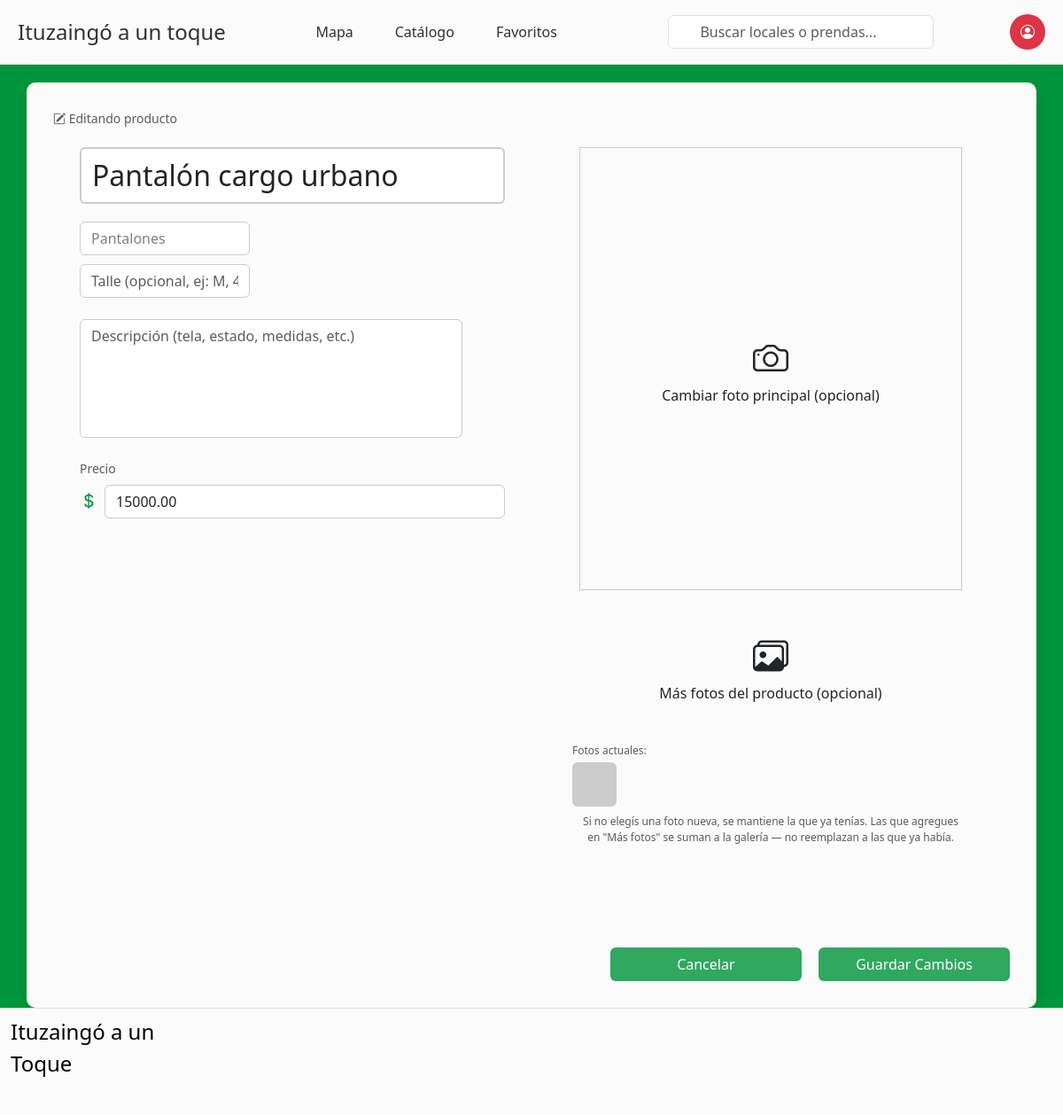
The app's page /index.php?pagina=subir-producto&id=3 (signed in) with its own data.
### tables this page shows
CREATE TABLE `productos` (
  `id` int(11) NOT NULL,
  `local_id` int(11) NOT NULL,
  `nombre_producto` varchar(100) NOT NULL,
  `descripcion` text DEFAULT NULL,
  `talle` varchar(30) DEFAULT NULL,
  `precio` decimal(10,2) NOT NULL,
  `categoria_id` int(11) DEFAULT NULL,
  `creado_en` timestamp NOT NULL DEFAULT current_timestamp()
);

CREATE TABLE `categorias_producto` (
  `id` int(11) NOT NULL,
  `nombre` varchar(50) NOT NULL
);

### productos.php (the view, shortened to what this page needs)
<?php
include 'conexion.php';
$categorias_res = $conexion->query("SELECT id, nombre FROM categorias_producto ORDER BY nombre ASC");
$categorias = [];
while ($cat = $categorias_res->fetch_assoc()) {
    $categorias[] = $cat;
}
$modoEdicion = false;
$producto = null;
$imagenesExistentes = [];
if (isset($_GET['id'])) {
    $producto_id_editar = (int) $_GET['id'];
    $sqlProd = "SELECT p.* FROM productos p
                INNER JOIN locales l ON p.local_id = l.id
                WHERE p.id = ? AND l.usuario_id = ?";
    $stmtProd = $conexion->prepare($sqlProd);
    $stmtProd->bind_param("ii", $producto_id_editar, $_SESSION['usuario_id']);
    $stmtProd->execute();
    $producto = $stmtProd->get_result()->fetch_assoc();
    $modoEdicion = true;
    $sqlImg = "SELECT ruta FROM imagenes_producto WHERE producto_id = ? ORDER BY orden ASC";
    $stmtImg = $conexion->prepare($sqlImg);
    $stmtImg->bind_param("i", $producto['id']);
    $stmtImg->execute();
    $resImg = $stmtImg->get_result();
    while ($fila = $resImg->fetch_assoc()) {
        $imagenesExistentes[] = $fila['ruta'];
    }
}
?>
<div class="caja-local-prenda">
    <?php if ($modoEdicion): ?>
        <p class="text-muted mb-2" style="font-size: 14px;">
            <i class="bi bi-pencil-square"></i> Editando producto
        </p>
    <?php endif; ?>
    <form id="form-subir-producto" action="guardar_producto.php" method="POST"
          enctype="multipart/form-data"
          data-ajax-modal="modalResultadoProducto"
          data-modo-edicion="<?php echo $modoEdicion ? '1' : '0'; ?>"
          data-titulo-exito-nuevo="¡Producto subido con éxito!"
          data-titulo-exito-edicion="¡Cambios guardados!">
        <div class="superior">
            <div class="caja1">
                <div id="nombre-local" class="d-flex align-items-center gap-3">
                    <input type="text" id="nombre_producto" name="nombre_producto"
                           class="form-control" style="font-size: 32px; border: 2px solid #ccc;"
                           placeholder="Nombre del producto"
                           value="<?php echo $producto ? htmlspecialchars($producto['nombre_producto']) : ''; ?>"
                           required>
                </div>
                <div id="direccion-local" style="margin-bottom: 10px;">
                    <select id="categoria_id" name="categoria_id"
                            class="form-control" style="border: 1px solid #ccc; color: gray;" required>
                        <?php foreach ($categorias as $cat): ?>
                            <option value="<?php echo $cat['id']; ?>"
                                <?php echo ($producto && (int) $producto['categoria_id'] === (int) $cat['id']) ? 'selected' : ''; ?>>
                                <?php echo htmlspecialchars($cat['nombre']); ?>
                            </option>
                        <?php endforeach; ?>
                    </select>
                </div>
                <div id="entre-calles">
                    <input type="text" id="talle" name="talle"
                           class="form-control" style="border: 1px solid #ccc; color: gray;"
                           placeholder="Talle (opcional, ej: M, 42, único)"
                           value="<?php echo $producto ? htmlspecialchars($producto['talle'] ?? '') : ''; ?>">
                </div>
                <div id="descripcion-local">
                    <textarea id="descripcion" name="descripcion" rows="5"
                              class="form-control" style="border: 1px solid #ccc; resize: none;"
                              placeholder="Descripción (tela, estado, medidas, etc.)"><?php echo $producto ? htmlspecialchars($producto['descripcion'] ?? '') : ''; ?></textarea>
                </div>
                <div id="redes-sociales" class="mt-3">
                    <p class="mb-2 text-muted" style="font-size: 14px;">Precio</p>
                    <div class="d-flex align-items-center gap-2 mb-2">
                        <i class="bi bi-currency-dollar" style="font-size: 20px; color: #00953c;"></i>
                        <input type="number" id="precio" name="precio" step="0.01"
                               class="form-control" style="border: 1px solid #ccc;"
                               placeholder="Precio ($)"
                               value="<?php echo $producto ? htmlspecialchars($producto['precio']) : ''; ?>"
                               required>
                    </div>
                </div>
            </div>
            <div class="caja2">
                <div id="imagen-local-prenda" class="d-flex align-items-center justify-content-center">
                    <label for="imagen" style="cursor: pointer; text-align: center; padding: 20px;">
                        <i class="bi bi-camera" style="font-size: 40px;"></i>
                        <p class="mb-0"><?php echo $modoEdicion ? 'Cambiar foto principal (opcional)' : 'Foto principal del producto'; ?></p>
                    </label>
                </div>
                <div id="mas-imagenes-local" class="d-flex align-items-center justify-content-center">
                    <label for="imagenes_adicionales" style="cursor: pointer; text-align: center; padding: 20px;">
                        <i class="bi bi-images" style="font-size: 40px;"></i>
                        <p class="mb-0">Más fotos del producto (opcional)</p>
                    </label>
                </div>
                <?php if ($modoEdicion && count($imagenesExistentes) > 0): ?>
                    <div class="w-100 px-3">
                        <p class="text-muted mb-1" style="font-size: 12px;">Fotos actuales:</p>
                        <div class="d-flex gap-2 flex-wrap mb-2">
                            <?php foreach ($imagenesExistentes as $ruta): ?>
                                <img src="<?php echo htmlspecialchars($ruta); ?>"
                                     style="width: 50px; height: 50px; object-fit: cover; border-radius: 6px;">
                            <?php endforeach; ?>
                        </div>
                    </div>
                <?php endif; ?>
                <p class="text-muted" style="font-size: 12px; padding: 0 20px; text-align: center;">
                    <?php if ($modoEdicion): ?>
                        Si no elegís una foto nueva, se mantiene la que ya tenías. Las que agregues en
                        "Más fotos" se suman a la galería — no reemplazan a las que ya había.
                    <?php endif; ?>
                </p>
            </div>
        </div>
        <div style="text-align: right; margin-top: 15px;">
            <a href="<?php echo $modoEdicion ? 'index.php?pagina=mis-productos' : 'index.php'; ?>"
               class="enlace-interno btn boton text-decoration-none" style="margin-right: 15px;">
                <?php echo $modoEdicion ? 'Cancelar' : 'Volver al catálogo'; ?>
            </a>
            <button type="submit" class="btn d-inline-block text-center boton">
                <?php echo $modoEdicion ? 'Guardar Cambios' : 'Subir Producto'; ?>
            </button>
        </div>
    </form>
</div>

### style.css (style rules this page uses)
* { box-sizing: border-box; }
html, body { margin: 0; padding: 0; }
body { background:#00953c; display: flex; flex-direction: column; min-height: 100vh; }
:root { --alto-header: 73px; }
.caja-local-prenda { background-color: #fbfbfb; margin-top:0; max-width: 95%; min-height: 40%; padding: 30px; border-radius: 10px; box-shadow: 0 4px 15px rgba(0,0,0,0.1); margin:auto; margin-top: 20px; }
.superior { display:flex; justify-content:space-between; flex-direction:row; margin-top:2%; }
.caja1 { max-width: 100%; min-height: 40%; padding: 0px 30px 30px; flex: 1; }
.caja2 { max-width: 100%; min-height: 40%; padding: 0% 30px 30px; flex: 1; display:flex; flex-direction:column; align-items:center; }
#nombre-local { width: 100%; margin-bottom:20px; }
#direccion-local { width: 40%; color:gray; }
#entre-calles { width: 40%; margin-bottom:5%; color:gray; }
#descripcion-local { width: 90%; margin-bottom:5%; }
#imagen-local-prenda { border: 1px solid #ccc; width: 90%; height: 500px; margin-bottom: 5%; }
#mas-imagenes-prenda, #mas-imagenes-local { display: flex; gap: 10px; width: 90%; flex-wrap: wrap; margin-bottom: 5%; }
.boton { margin-top:5%; background-color: #00953cce; width: 20%; color:rgb(255, 255, 255); }

### records on screen
productos: nombre_producto "Pantalón cargo urbano", categoria_id "Pantalones", precio "15000.00"
